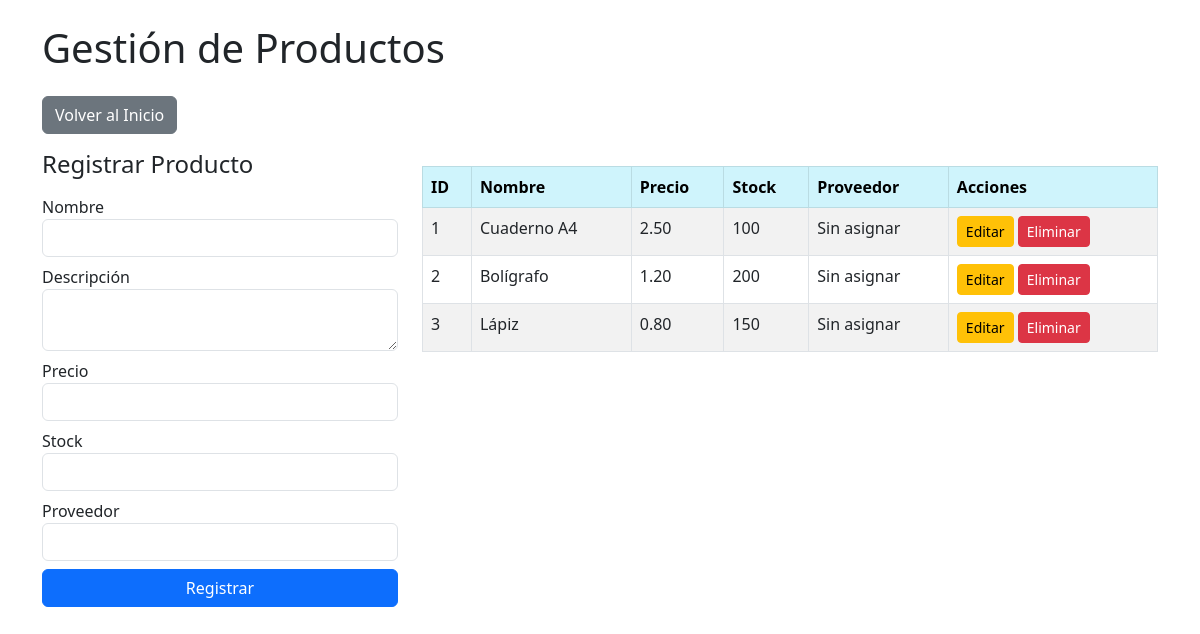
Page /modules/productos/index.php (signed in) on the committed database.
### tables this page shows
CREATE TABLE IF NOT EXISTS productos (
    id INT AUTO_INCREMENT PRIMARY KEY,
    nombre VARCHAR(150) NOT NULL,
    descripcion TEXT,
    precio DECIMAL(10,2) NOT NULL,
    stock INT NOT NULL DEFAULT 0,
    proveedor_id INT,
    creado_en TIMESTAMP DEFAULT CURRENT_TIMESTAMP
);

### src/controllers/ProductoController.php (called while the page is built, shortened)
<?php
class ProductoController {
    private $repo;
    public function __construct($repo, $validator) {
        $this->repo = $repo;
    }
    public function listar() {
        return $this->repo->listar();
    }
}

### src/repositories/ProductoRepository.php (called while the page is built, shortened)
<?php
class ProductoRepository {
    private $conn;
    public function __construct($db) {
        $this->conn = $db;
    }
    public function listar() {
        $sql = "SELECT p.*, pr.empresa AS proveedor
                FROM productos p
                LEFT JOIN proveedores pr ON p.proveedor_id = pr.id";
        $stmt = $this->conn->query($sql);
        return $stmt->fetchAll(PDO::FETCH_ASSOC);
    }
}

### public/modules/productos/index.php (the view, shortened to what this page needs)
<?php
require_once __DIR__ . "/../../../src/config/database.php";
require_once __DIR__ . "/../../../src/repositories/ProductoRepository.php";
require_once __DIR__ . "/../../../src/controllers/ProductoController.php";
$database = new Database();
$conn = $database->connect();
$productoRepo = new ProductoRepository($conn);
$validator = new ProductoValidator();
$productoController = new ProductoController($productoRepo, $validator);
$productos = $productoController->listar();
?>
<!DOCTYPE html>
<html lang="es">
<head>
    <link href="https://cdn.jsdelivr.net/npm/bootstrap@5.3.0/dist/css/bootstrap.min.css" rel="stylesheet">
</head>
<body>
<div class="container mt-4">
    <h1 class="mb-4">Gestión de Productos</h1>
   <div class="mb-3">
        <a href="../../index.php" class="btn btn-secondary">
            <i class="fa-solid fa-arrow-left"></i> Volver al Inicio
        </a>
    </div>
    <div class="row">
        <form class="col-md-4" method="POST">
            <h4 class="mb-3">Registrar Producto</h4>
            <div class="mb-2">
                <label>Nombre</label>
                <input type="text" class="form-control" name="nombre" required>
            </div>
            <div class="mb-2">
                <label>Descripción</label>
                <textarea class="form-control" name="descripcion"></textarea>
            </div>
            <div class="mb-2">
                <label>Precio</label>
                <input type="number" step="0.01" class="form-control" name="precio" required>
            </div>
            <div class="mb-2">
                <label>Stock</label>
                <input type="number" class="form-control" name="stock" required>
            </div>
            <div class="mb-2">
                <label>Proveedor</label>
                <select class="form-control" name="proveedor_id">
                </select>
            </div>
            <button class="btn btn-primary w-100" name="btnRegistrar">Registrar</button>
        </form>
        <div class="col-md-8">
            <table class="table table-bordered table-striped mt-3">
                <thead class="table-info">
                    <tr>
                        <th>ID</th>
                        <th>Nombre</th>
                        <th>Precio</th>
                        <th>Stock</th>
                        <th>Proveedor</th>
                        <th>Acciones</th>
                    </tr>
                </thead>
                <tbody>
                    <?php if (count($productos) > 0): ?>
                        <?php foreach ($productos as $p): ?>
                        <tr>
                            <td><?= $p['id'] ?></td>
                            <td><?= htmlspecialchars($p['nombre']) ?></td>
                            <td><?= $p['precio'] ?></td>
                            <td><?= $p['stock'] ?></td>
                            <td><?= $p['proveedor'] ?? 'Sin asignar' ?></td>
                            <td>
                                <a href="editar.php?id=<?= $p['id'] ?>" class="btn btn-warning btn-sm">Editar</a>
                                <a href="index.php?action=delete&id=<?= $p['id'] ?>"
                                   onclick="return confirm('¿Seguro?')"
                                   class="btn btn-danger btn-sm">Eliminar</a>
                            </td>
                        </tr>
                        <?php endforeach; ?>
                    <?php else: ?>
                        <tr><td colspan="6" class="text-center">No hay productos registrados</td></tr>
                    <?php endif; ?>
                </tbody>
            </table>
        </div>
    </div>
</div>
</body>
</html>

### rows in the picture
productos: id "1", nombre "Cuaderno A4", precio "2.50", stock "100", proveedor "Sin asignar"
productos: id "2", nombre "Bolígrafo", precio "1.20", stock "200", proveedor "Sin asignar"
productos: id "3", nombre "Lápiz", precio "0.80", stock "150", proveedor "Sin asignar"
